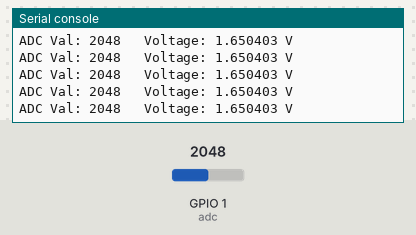
A program run on a simulated ESP32 board running MicroPython. Parts: the last lines printed to the serial console. The test bench sets the inputs (shaded band); at power-on: GPIO 1 (adc) = 2048 (analog values on the 0–4095 scale).

Above: at 1.2 s.
1.3 s: GPIO 1 (adc) set to 2866
At 1.31 s:
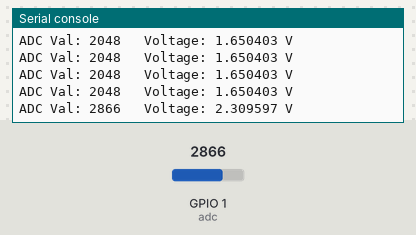
2.8 s: GPIO 1 (adc) set to 3603
At 2.82 s:
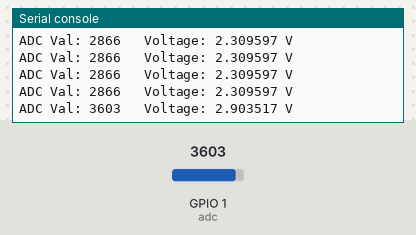
Timing chart, 0 to 5.8 s (numbered marks = the images above; inputs shaded):
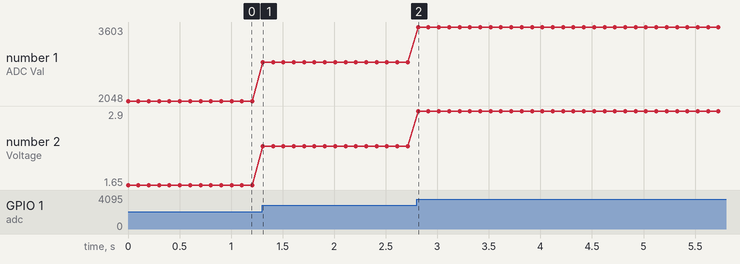

Measured:
- after the input at 1.3 s, the serial console: prints a new line at once (image 1)
- after the input at 2.8 s, the serial console: prints a new line at once (image 2)
- plotted number 1: 2048 → 2866 after the input at 1.3 s, 2866 → 3603 after the input at 2.8 s
- plotted number 2: 1.65 → 2.31 after the input at 1.3 s, 2.31 → 2.9 after the input at 2.8 s

The program:

AnalogRead.py
```python
from machine import ADC,Pin
import time

adc=ADC(Pin(1))
adc.atten(ADC.ATTN_11DB)
adc.width(ADC.WIDTH_12BIT)

try:
    while True:
        adcVal=adc.read()
        voltage = adcVal / 4095.0 * 3.3
        print("ADC Val:",adcVal,"\tVoltage:",voltage,"V")
        time.sleep_ms(100)
except:
    adc.deinit()
```
